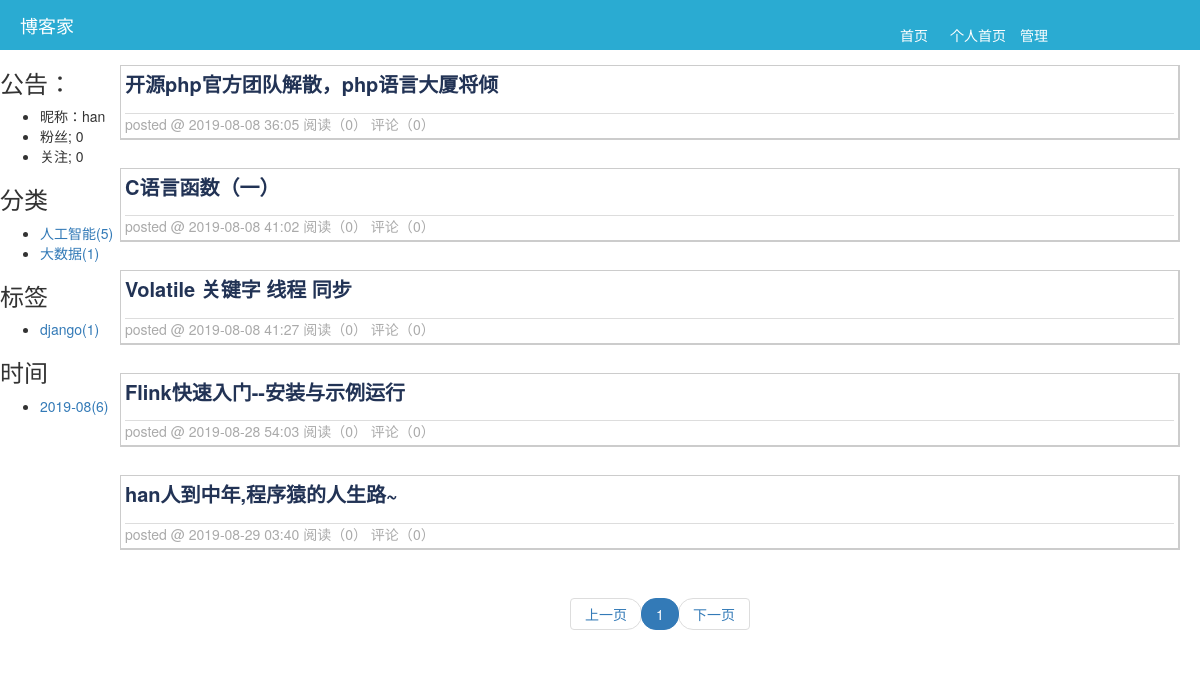
The page /hanshengjian/category/1/ on the database as committed earlier.
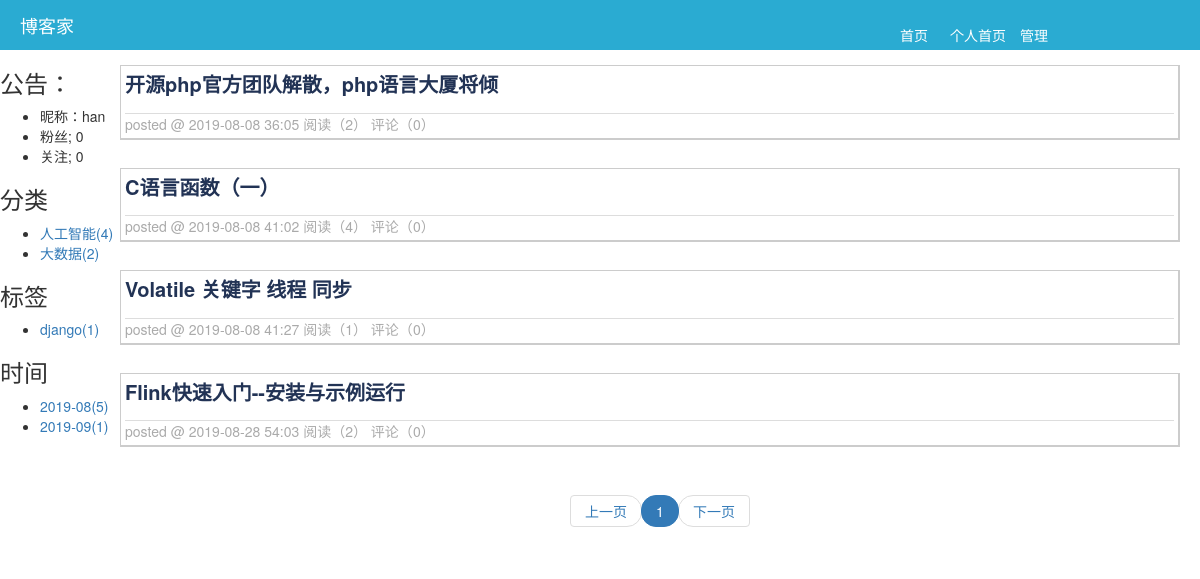
The same page on the database as committed later.
### app01/models.py (models this page shows, shortened)
class Category(models.Model):
    nid = models.AutoField(primary_key=True)
    title = models.CharField(verbose_name='分类标题', max_length=32)
    blog = models.ForeignKey(verbose_name='所属博客', to='Blog', to_field='nid',on_delete=models.CASCADE)

class Tag(models.Model):
    nid = models.AutoField(primary_key=True)
    title = models.CharField(verbose_name='标签名称', max_length=32)
    blog = models.ForeignKey(verbose_name='所属博客', to='Blog', to_field='nid',on_delete=models.CASCADE)

class Article(models.Model):
    nid = models.BigAutoField(primary_key=True)
    title = models.CharField(verbose_name='文章标题', max_length=128)
    summary = models.CharField(verbose_name='文章简介', max_length=255)
    read_count = models.IntegerField(default=0)
    comment_count = models.IntegerField(default=0)
    up_count = models.IntegerField(default=0)
    down_count = models.IntegerField(default=0)
    create_time = models.DateTimeField(verbose_name='创建时间', auto_now_add=True)
    blog = models.ForeignKey(verbose_name='所属博客', to='Blog', to_field='nid',on_delete=models.CASCADE)
    category = models.ForeignKey(verbose_name='文章类型', to='Category', to_field='nid', null=True,on_delete=models.SET_NULL)
    type_choices = [
        (1, "Python"),
        (2, "Linux"),
        (3, "容器"),
        (4, "数据库"),
    ]
    article_type_id = models.IntegerField(choices=type_choices, default=None)
    tags = models.ManyToManyField(
        to="Tag",
        through='Article2Tag',
        through_fields=('article', 'tag'),
    )

### app01/views.py (the view)
# urls.py: url(r'^(?P<site>\w+)/(?P<key>((tag)|(date)|(category)))/(?P<val>\w+-*\w*)/', views.filter),
def filter(request,site,key,val):
    blog = models.Blog.objects.filter(site=site).first()
    if not blog:
        return redirect('/')
    fans = models.UserFans.objects.filter(user=blog.user).count()
    follows = models.UserFans.objects.filter(follower=blog.user).count()
    category_list = models.Article.objects.filter(blog=blog).values('category_id', 'category__title').annotate(
        ct=Count('nid'))
    tag_list = models.Article2Tag.objects.filter(article__blog=blog).values('tag_id', 'tag__title').annotate(
        ct=Count('id'))
    date_list = models.Article.objects.filter(blog=blog).extra(
        select={'ctime': "strftime('%%Y-%%m',create_time)"}).values('ctime').annotate(ct=Count('nid'))
    if key == 'category':
        if  not eval(val):
            article_list = models.Article.objects.filter(blog=blog, category_id=None).extra(select={'create_time_format':"strftime('%%Y-%%m-%%d %%M:%%S',create_time)"})
        else:
            article_list = models.Article.objects.filter(blog=blog, category_id=val).extra(select={'create_time_format':"strftime('%%Y-%%m-%%d %%M:%%S',create_time)"})
    elif key == 'tag':
        article_list = models.Article.objects.filter(blog=blog,article2tag__tag=val).extra(select={'create_time_format':"strftime('%%Y-%%m-%%d %%M:%%S',create_time)"})
    else:
        article_list = models.Article.objects.filter(blog=blog).extra(select={'create_time_format':"strftime('%%Y-%%m-%%d %%M:%%S',create_time)"},where=["strftime('%%Y-%%m',create_time)=%s"]
                                                                      ,params=[val,])
    all_count = article_list.count()
    page_info = PageInfo(request.GET.get('page'), all_count, 5, request.path_info, 11)
    article_list_page = article_list[page_info.start():page_info.end()]
    return render(
        request,
        'filter.html',
        {
            'blog': blog,
            'category_list': category_list,
            'tag_list': tag_list,
            'date_list': date_list,
            'article_list_page': article_list_page,
            'page_info':page_info,
            'fans':fans,
            'follows':follows,
        }
    )

### utils/pager.py (called while the page is built)
    def start(self):
        return (self.current_page-1) * self.per_page

    def end(self):
        return self.current_page * self.per_page

### templates/filter.html
{% extends 'home_layout.html' %}
{% block xx %}
    <div>
        {% for row in article_list_page %}
            <div  class="artile_list">
            <div class="title">
                 <a href="/{{ blog.site }}/{{ row.nid }}.html">{{ row.title }}</a>
            </div>
             <div class="postfooter">
                posted @ {{ row.create_time_format }} 阅读（{{ row.read_count }}） 评论（{{ row.comment_count }}）
             </div>
            </div>
        {% endfor %}
    </div>
    <div class="pager">
    {% if article_list_page %}
            <nav aria-label="Page navigation">
              <ul class="pagination">
                  {{ page_info.pager|safe }}
              </ul>
            </nav>
            {% endif %}
    </div>
{% endblock %}

### templates/home_layout.html (shortened to what this page needs)
<!DOCTYPE html>
<html lang="en">
<head>
    <link rel="stylesheet" href="/static/plugin/bootstrap-3.3.7-dist/css/bootstrap.css">
    <link rel="stylesheet" href="/static/plugin/font-awesome-4.7.0/css/font-awesome.css">
    <link rel="stylesheet" href="/static/css/common.css">
    <link rel="stylesheet" href="/static/css/theme/{{ blog.theme }}.css">
</head>
<body>
    <div class="header">
        <div class="logo">博客家</div>
        <div class="menu">
            <a href="/" class="first_page">首页</a>
            <a href="/{{ blog.site }}" class="per_page">个人首页</a>
            <a href="/back" class="manage">管理</a>
        </div>
    </div>
    <div class="filter">
        <div class="notice">
            <h3>公告：</h3>
            <ul>
                <li class="c11">昵称：{{ blog.user.nickname }}</li>
                <li class="c12">粉丝; {{ fans }} </li>
                <li class="c12">关注; {{ follows }}</li>
            </ul>
        </div>
        <div class="c2">
             <h3>分类</h3>
            <ul>
                {% for item in category_list %}
                    <li>
                        {% if  item.category_id %}
                            <a href="/{{ blog.site }}/category/{{ item.category_id }}/"> {{ item.category__title }}({{ item.ct }})</a>
                        {% else %}
                            <a href="/{{ blog.site }}/category/{{ item.category_id }}/"> 未分类({{ item.ct }})</a>
                        {% endif %}
                    </li>
                {% endfor %}
            </ul>
        </div>
        <div class="c3">
            <h3>标签</h3>
            <ul>
                {% for item in tag_list %}
                    <li>
                        <a href="/{{ blog.site }}/tag/{{ item.tag_id }}/">{{ item.tag__title }}({{ item.ct }})</a>
                    </li>
                {% endfor %}
            </ul>
        </div>
        <div>
            <h3>时间</h3>
                <ul>
                   {% for item in date_list%}
                        <li>
                            <a href="/{{ blog.site }}/date/{{ item.ctime }}/">{{ item.ctime }}({{ item.ct }})</a>
                        </li>
                    {% endfor %}
                </ul>
        </div>
    </div>
     <div  class="front_content">
        {% block xx %}{% endblock %}
    </div>
</body>
</html>

Rows that differ between the two databases and show on the page:
removed Article: title "han人到中年,程序猿的人生路~", create_time_format "2019-08-29 03:40", read_count "0", comment_count "0"
computed for Category "人工智能": ct "5" → "4"
computed for Category "大数据": ct "1" → "2"
changed Article "开源php官方团队解散，php语言大厦将倾": read_count "0" → "2"
changed Article "C语言函数（一）": read_count "0" → "4"
changed Article "Volatile 关键字 线程 同步": read_count "0" → "1"
changed Article "Flink快速入门--安装与示例运行": read_count "0" → "2"
Other text that changed with them:
new list line: "2019-08 ( 5 )"
new list line: "2019-09 ( 1 )"
list line gone: "2019-08 ( 6 )"
